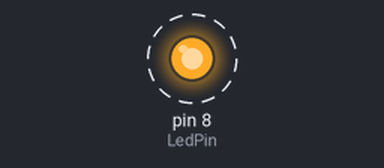
This sketch was run on a simulated Arduino Uno, built with avr-gcc and run on an emulated ATmega328P. On the bench: output pins drawn as LEDs (lit = HIGH). Dashed ring = blinking.

Above: at 0.5 s.
Timing chart, 0 to 4.6 s (numbered marks = the images above):
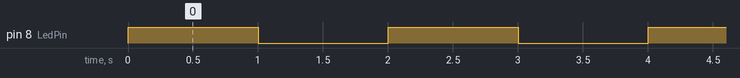

Measured:
- by itself, pin 8 (LedPin): alternates HIGH for 1.0 s and LOW for 1.0 s, 6 changes in all, then stays LOW

The sketch:

sketch_mar31a.ino
```cpp
const int LedPin=8;
void setup() {
  // put your setup code here, to run once:
pinMode(LedPin,OUTPUT);
}
int n=0;
void loop() {
  // put your main code here, to run repeatedly:
while(n<3){
  digitalWrite(LedPin,HIGH);
  delay(1000);
  digitalWrite(LedPin,LOW);
  delay(1000);
  ++n;
}

}
```
